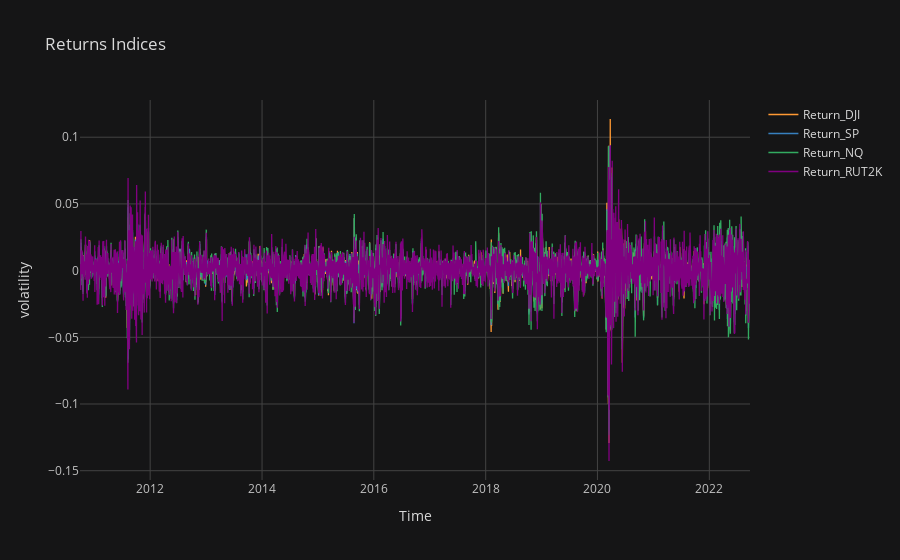

The cell this chart's notebook holds for it:
### Code cell
# Creating Daily Return
df_indices["Return_DJI"] = df_indices["DJI_Close"].pct_change()
df_indices["Return_SP"] = df_indices["SP_Close"].pct_change()
df_indices["Return_NQ"] = df_indices["NQ_Close"].pct_change()
df_indices["Return_RUT2K"] = df_indices["RUT2K_Close"].pct_change()
# dropna's
df_indices.dropna(inplace=True)
# visualizing daily returs 
df_indices[['Return_DJI','Return_SP','Return_NQ','Return_RUT2K']].iplot(title="Returns Indices ",
                                                                           xTitle="Time",
                                                                           yTitle="volatility",
                                                                           theme= "solar")

### Figure 1 — Plotly figure (JSON) as saved in the notebook; plotly's stock layout.template omitted (floating-point values rounded to 4 significant figures; data arrays with more than 128 entries replaced by an {"elided": "..."} marker saying what was removed)
{"data": [{"line": {"color": "rgba(255, 153, 51, 1.0)", "dash": "solid", "shape": "linear", "width": 1.3}, "mode": "lines", "name": "Return_DJI", "text": "", "type": "scatter", "x": {"elided": "3029 str values"}, "y": {"elided": "3029 float values"}}, {"line": {"color": "rgba(55, 128, 191, 1.0)", "dash": "solid", "shape": "linear", "width": 1.3}, "mode": "lines", "name": "Return_SP", "text": "", "type": "scatter", "x": {"elided": "3029 str values"}, "y": {"elided": "3029 float values"}}, {"line": {"color": "rgba(50, 171, 96, 1.0)", "dash": "solid", "shape": "linear", "width": 1.3}, "mode": "lines", "name": "Return_NQ", "text": "", "type": "scatter", "x": {"elided": "3029 str values"}, "y": {"elided": "3029 float values"}}, {"line": {"color": "rgba(128, 0, 128, 1.0)", "dash": "solid", "shape": "linear", "width": 1.3}, "mode": "lines", "name": "Return_RUT2K", "text": "", "type": "scatter", "x": {"elided": "3029 str values"}, "y": {"elided": "3029 float values"}}], "layout": {"legend": {"bgcolor": "#151516", "font": {"color": "#D9D9D9"}}, "paper_bgcolor": "#151516", "plot_bgcolor": "#151516", "title": {"font": {"color": "#D9D9D9"}, "text": "Returns Indices "}, "xaxis": {"gridcolor": "#434343", "showgrid": true, "tickfont": {"color": "#C2C2C2"}, "title": {"font": {"color": "#D9D9D9"}, "text": "Time"}, "zerolinecolor": "#666570"}, "yaxis": {"gridcolor": "#434343", "showgrid": true, "tickfont": {"color": "#C2C2C2"}, "title": {"font": {"color": "#D9D9D9"}, "text": "volatility"}, "zerolinecolor": "#666570"}}}
